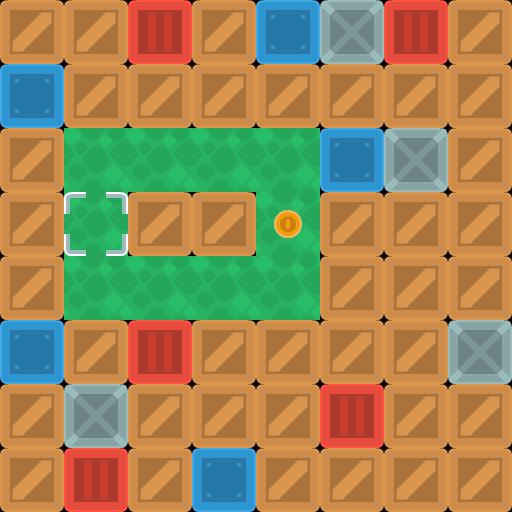

The image is a tile-based game level rendered from a .tmx file. Its description and complete source (layers, tilesets, objects, tile grids) follow:
An orthogonal 8x8 tile map with 64x64 px tiles, 3 tile layers (background, walls, objects).

<map version="1.10" tiledversion="1.11.2" orientation="orthogonal" renderorder="right-down" width="8" height="8" tilewidth="64" tileheight="64" infinite="0" nextlayerid="5" nextobjectid="1">
 <editorsettings>
  <export target="map2.csv" format="csv" />
 </editorsettings>
 <properties>
  <property name="character_bottom" value="[[0, 5], [1, 5], [2, 5]]" />
  <property name="character_left" value="[[3, 7], [4, 7], [5, 7]]" />
  <property name="character_right" value="[[0, 7], [1, 7], [2, 7]]" />
  <property name="character_top" value="[[3, 5], [4, 5], [5, 5]]" />
 </properties>
 <tileset firstgid="1" source="sokoban_tilesheet.tsx" />
 <layer id="4" name="background" width="8" height="8">
  <data encoding="csv">
0,0,0,0,0,0,0,0,
0,0,0,0,0,0,0,0,
0,89,89,89,89,0,0,0,
0,89,0,0,89,0,0,0,
0,89,89,89,89,0,0,0,
0,0,0,0,0,0,0,0,
0,0,0,0,0,0,0,0,
0,0,0,0,0,0,0,0
</data>
 </layer>
 <layer id="1" name="walls" width="8" height="8">
  <data encoding="csv">
2,2,3,2,4,6,3,2,
4,2,2,2,2,2,2,2,
2,0,0,0,0,4,6,2,
2,0,2,2,0,2,2,2,
2,0,0,0,0,2,2,2,
4,2,3,2,2,2,2,6,
2,6,2,2,2,3,2,2,
2,3,2,4,2,2,2,2
</data>
 </layer>
 <layer id="3" name="objects" width="8" height="8">
  <data encoding="csv">
0,0,0,0,0,0,0,0,
0,0,0,0,0,0,0,0,
0,0,0,0,0,0,0,0,
0,40,0,0,75,0,0,0,
0,0,0,0,0,0,0,0,
0,0,0,0,0,0,0,0,
0,0,0,0,0,0,0,0,
0,0,0,0,0,0,0,0
</data>
 </layer>
</map>
